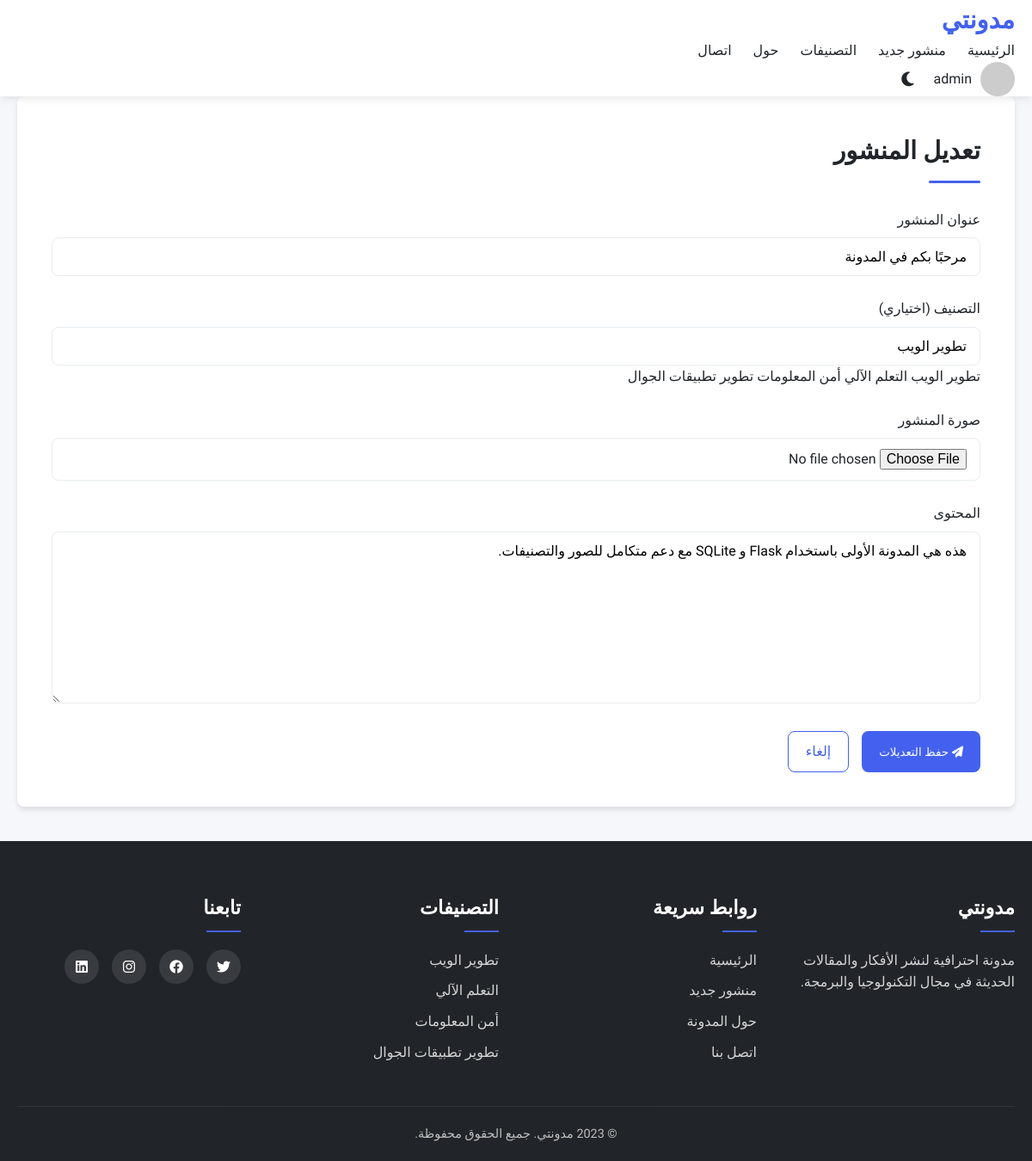
Page /edit/1 (signed in) on the committed database.
### app.py (models this page shows)
class User(db.Model, UserMixin):
    id = db.Column(db.Integer, primary_key=True)
    username = db.Column(db.String(50), unique=True, nullable=False)
    email = db.Column(db.String(120), unique=True, nullable=False)
    password = db.Column(db.String(200), nullable=False)
    created_at = db.Column(db.DateTime, default=datetime.utcnow)
    is_admin = db.Column(db.Boolean, default=False)
    posts = db.relationship('Post', backref='author', lazy=True)
    comments = db.relationship('Comment', backref='user', lazy=True)

class Post(db.Model):
    id = db.Column(db.Integer, primary_key=True)
    title = db.Column(db.String(200), nullable=False)
    content = db.Column(db.Text, nullable=False)
    image = db.Column(db.String(100))
    created_at = db.Column(db.DateTime, default=datetime.utcnow)
    updated_at = db.Column(db.DateTime, default=datetime.utcnow, onupdate=datetime.utcnow)
    user_id = db.Column(db.Integer, db.ForeignKey('user.id'), nullable=False)
    category_id = db.Column(db.Integer, db.ForeignKey('category.id'))
    comments = db.relationship('Comment', backref='post', lazy=True)

class Category(db.Model):
    id = db.Column(db.Integer, primary_key=True)
    name = db.Column(db.String(50), unique=True, nullable=False)
    posts = db.relationship('Post', backref='category', lazy=True)

### app.py (the view, shortened to what this page needs)
@app.route('/edit/<int:id>', methods=['GET', 'POST'])
@login_required
def edit_post(id):
    post = Post.query.get_or_404(id)
    if post.author != current_user and not current_user.is_admin:
        abort(403)
    form = PostForm(obj=post)
    form.category.data = post.category.name if post.category else ''
    return render_template('edit.html', form=form, post=post)

### app.py
class PostForm(FlaskForm):
    title = StringField('عنوان المنشور', validators=[DataRequired(), Length(min=5, max=200)])
    content = TextAreaField('المحتوى', validators=[DataRequired()])
    image = FileField('صورة المنشور', validators=[FileAllowed(['jpg', 'jpeg', 'png', 'gif'])])
    category = StringField('التصنيف (اختياري)')
    submit = SubmitField('نشر المنشور')

### app.py (called while the page is built)
@login_manager.user_loader
def load_user(user_id):
    return User.query.get(int(user_id))

@app.context_processor
def inject_categories():
    categories = Category.query.limit(5).all()
    return dict(categories=categories)

### templates/edit.html (shortened to what this page needs)
{% extends 'base.html' %}
{% block content %}
<section class="form-section">
    <h1 class="section-title">
        {% if post %}تعديل المنشور{% else %}إنشاء منشور جديد{% endif %}
    </h1>
    <form method="POST" class="post-form" enctype="multipart/form-data">
        <div class="form-group">
            {{ form.title.label }}
            {{ form.title(class="form-control") }}
        </div>
        <div class="form-row">
            <div class="form-group">
                {{ form.category.label }}
                {{ form.category(class="form-control", placeholder="أدخل تصنيف جديد أو اختر من القائمة") }}
                <div class="category-suggestions">
                    {% for category in categories %}
                        <span class="category-tag" data-category="{{ category.name }}">{{ category.name }}</span>
                    {% endfor %}
                </div>
            </div>
            <div class="form-group">
                {{ form.image.label }}
                <div class="image-upload">
                    {{ form.image(class="form-control") }}
                </div>
            </div>
        </div>
        <div class="form-group">
            {{ form.content.label }}
            {{ form.content(class="form-control", id="editor") }}
        </div>
        <div class="form-actions">
            <button type="submit" class="btn btn-primary">
                <i class="fas fa-paper-plane"></i> {% if post %}حفظ التعديلات{% else %}نشر المنشور{% endif %}
            </button>
            <a href="{% if post %}{{ url_for('show_post', id=post.id) }}{% else %}{{ url_for('index') }}{% endif %}" class="btn btn-outline">إلغاء</a>
        </div>
    </form>
</section>
{% endblock %}

### templates/base.html (shortened to what this page needs)
<!DOCTYPE html>
<html lang="ar" dir="rtl">
<head>
    <link rel="stylesheet" href="https://cdnjs.cloudflare.com/ajax/libs/font-awesome/6.4.0/css/all.min.css">
    <link rel="stylesheet" href="{{ url_for('static', filename='css/style.css') }}">
    <link rel="stylesheet" href="{{ url_for('static', filename='css/dark-mode.css') }}" id="dark-mode-style" disabled>
    <link rel="stylesheet" href="{{ url_for('static', filename='css/editor.css') }}">
</head>
<body>
    <header>
        <div class="container">
            <div class="logo">
                <a href="{{ url_for('index') }}">مدونتي</a>
            </div>
            <nav>
                <ul>
                    <li><a href="{{ url_for('index') }}">الرئيسية</a></li>
                    <li><a href="{{ url_for('create_post') }}">منشور جديد</a></li>
                    <li><a href="#">التصنيفات</a>
                    </li>
                    <li><a href="#">حول</a></li>
                    <li><a href="#">اتصال</a></li>
                </ul>
            </nav>
            <div class="header-actions">
                {% if current_user.is_authenticated %}
                    <div class="user-menu">
                        <img src="https://via.placeholder.com/40" alt="صورة المستخدم" class="user-avatar">
                        <span>{{ current_user.username }}</span>
                    </div>
                {% else %}
                    <a href="{{ url_for('login') }}" class="btn btn-outline">تسجيل الدخول</a>
                    <a href="{{ url_for('register') }}" class="btn btn-primary">تسجيل حساب</a>
                {% endif %}
                <button id="dark-mode-toggle" class="btn-icon">
                    <i class="fas fa-moon"></i>
                </button>
            </div>
        </div>
    </header>
    <main>
        <div class="container">
            {% block content %}{% endblock %}
        </div>
    </main>
    <footer>
        <div class="container">
            <div class="footer-content">
                <div class="footer-section">
                    <h3>مدونتي</h3>
                    <p>مدونة احترافية لنشر الأفكار والمقالات الحديثة في مجال التكنولوجيا والبرمجة.</p>
                </div>
                <div class="footer-section">
                    <h3>روابط سريعة</h3>
                    <ul>
                        <li><a href="{{ url_for('index') }}">الرئيسية</a></li>
                        <li><a href="{{ url_for('create_post') }}">منشور جديد</a></li>
                        <li><a href="#">حول المدونة</a></li>
                        <li><a href="#">اتصل بنا</a></li>
                    </ul>
                </div>
                <div class="footer-section">
                    <h3>التصنيفات</h3>
                    <ul>
                        {% for category in categories %}
                            <li><a href="{{ url_for('category_posts', name=category.name) }}">{{ category.name }}</a></li>
                        {% endfor %}
                    </ul>
                </div>
                <div class="footer-section">
                    <h3>تابعنا</h3>
                    <div class="social-links">
                        <a href="#"><i class="fab fa-twitter"></i></a>
                        <a href="#"><i class="fab fa-facebook"></i></a>
                        <a href="#"><i class="fab fa-instagram"></i></a>
                        <a href="#"><i class="fab fa-linkedin"></i></a>
                    </div>
                </div>
            </div>
            <div class="footer-bottom">
                <p>&copy; 2023 مدونتي. جميع الحقوق محفوظة.</p>
            </div>
        </div>
    </footer>
</body>
</html>

### static/css/style.css (style rules this page uses)
:root { --primary-color: #4361ee; --secondary-color: #3f37c9; --success-color: #4cc9f0; --danger-color: #f72585; --warning-color: #f8961e; --light-color: #f8f9fa; --dark-color: #212529; --gray-color: #6c757d; --light-gray: #e9ecef; --border-radius: 8px; --box-shadow: 0 4px 6px rgba(0, 0, 0, 0.1); --transition: all 0.3s ease; }
* { margin: 0; padding: 0; box-sizing: border-box; }
body { font-family: 'Tajawal', sans-serif; background-color: #f5f7fb; color: var(--dark-color); line-height: 1.6; }
.container { width: 100%; max-width: 1200px; margin: 0 auto; padding: 0 20px; }
a { text-decoration: none; color: var(--primary-color); transition: var(--transition); }
.btn { display: inline-block; padding: 10px 20px; border-radius: var(--border-radius); font-weight: 500; cursor: pointer; transition: var(--transition); border: none; text-align: center; }
.btn-primary { background-color: var(--primary-color); color: white; }
.btn-outline { background-color: transparent; border: 1px solid var(--primary-color); color: var(--primary-color); }
.btn-icon { background: none; border: none; cursor: pointer; font-size: 1.2rem; color: var(--dark-color); padding: 8px; border-radius: 50%; width: 40px; height: 40px; display: flex; align-items: center; justify-content: center; transition: var(--transition); }
header { background-color: white; box-shadow: 0 2px 10px rgba(0, 0, 0, 0.1); position: sticky; top: 0; z-index: 100; }
.logo a { font-size: 1.8rem; font-weight: 700; color: var(--primary-color); }
nav ul { display: flex; list-style: none; }
nav ul li { margin-left: 25px; position: relative; }
nav ul li a { color: var(--dark-color); font-weight: 500; padding: 5px 0; position: relative; }
nav ul li a::after { content: ''; position: absolute; bottom: 0; right: 0; width: 0; height: 2px; background-color: var(--primary-color); transition: var(--transition); }
.header-actions { display: flex; gap: 10px; align-items: center; }
.user-menu { position: relative; display: flex; align-items: center; gap: 10px; cursor: pointer; }
.user-avatar { width: 40px; height: 40px; border-radius: 50%; object-fit: cover; }
.section-title { font-size: 1.8rem; margin-bottom: 30px; position: relative; padding-bottom: 15px; }
.section-title::after { content: ''; position: absolute; bottom: 0; right: 0; width: 60px; height: 3px; background-color: var(--primary-color); border-radius: 3px; }
.form-section { background-color: white; border-radius: var(--border-radius); box-shadow: var(--box-shadow); padding: 40px; margin-bottom: 40px; }
.form-group { margin-bottom: 25px; }
.form-group label { display: block; margin-bottom: 8px; font-weight: 500; }
.form-group input, .form-group textarea { width: 100%; padding: 12px 15px; border: 1px solid var(--light-gray); border-radius: var(--border-radius); font-family: 'Tajawal', sans-serif; font-size: 1rem; transition: var(--transition); }
.form-group textarea { min-height: 200px; resize: vertical; }
.form-actions { display: flex; gap: 15px; margin-top: 20px; }
footer { background-color: var(--dark-color); color: white; padding: 60px 0 20px; }
.footer-content { display: grid; grid-template-columns: repeat(auto-fit, minmax(250px, 1fr)); gap: 40px; margin-bottom: 40px; }
.footer-section h3 { font-size: 1.4rem; margin-bottom: 20px; position: relative; padding-bottom: 10px; }
.footer-section h3::after { content: ''; position: absolute; bottom: 0; right: 0; width: 40px; height: 2px; background-color: var(--primary-color); }
.footer-section p { margin-bottom: 20px; opacity: 0.8; }
.footer-section ul { list-style: none; }
.footer-section ul li { margin-bottom: 10px; }
.footer-section ul li a { color: rgba(255, 255, 255, 0.8); transition: var(--transition); }
.social-links { display: flex; gap: 15px; }
.social-links a { display: flex; align-items: center; justify-content: center; width: 40px; height: 40px; border-radius: 50%; background-color: rgba(255, 255, 255, 0.1); color: white; transition: var(--transition); }
.footer-bottom { text-align: center; padding-top: 20px; border-top: 1px solid rgba(255, 255, 255, 0.1); font-size: 0.9rem; opacity: 0.7; }

### rows in the picture
User: username "admin"
Post: title "مرحبًا بكم في المدونة", category "تطوير الويب", content "هذه هي المدونة الأولى باستخدام Flask و SQLite مع دعم متكامل للصور والتصنيفات."
Category: name "تطوير الويب"
Category: name "التعلم الآلي"
Category: name "أمن المعلومات"
Category: name "تطوير تطبيقات الجوال"
